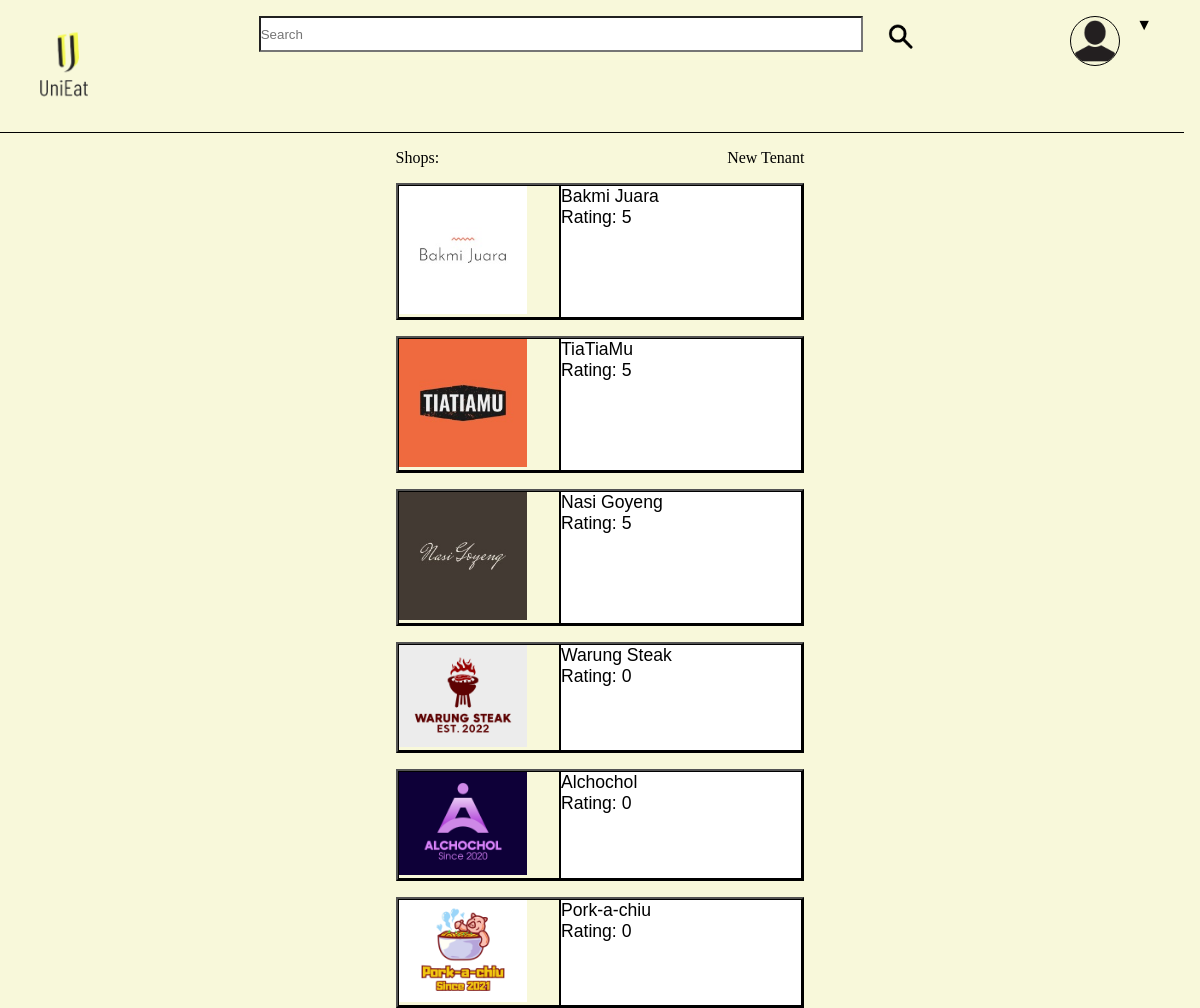
The app's page /AdminPage.php (signed in) with its own data.
### tables this page shows
CREATE TABLE `tenant` (
  `tenantID` int(10) NOT NULL,
  `tenantEmail` varchar(155) NOT NULL,
  `tenantUsername` varchar(20) NOT NULL,
  `tenantCategory` varchar(50) NOT NULL,
  `tenantRating` int(2) NOT NULL,
  `tenantPhoneNumber` varchar(20) NOT NULL,
  `tenantPassword` varchar(20) NOT NULL,
  `tenantLogo` varchar(500) NOT NULL
);

### AdminPage.php (the view, shortened to what this page needs)
<?php
  include('koneksi.php');
  $email = $_COOKIE['loginadminemail'];
  $profile = "SELECT * FROM  `admin` WHERE adminEmail LIKE '$email'";
  $prof = mysqli_query($con, $profile);
  $count = mysqli_fetch_array($prof);
?>
<!DOCTYPE html>
<html lang="en">
  <head>
    <link rel="stylesheet" href="style.css" />
  </head>
  <body>
    <header>
      <div class="header-left">
        <img src="assets/UniEat.png" alt="UniEat Logo" />
      </div>
      <div class="header-middle">
        <form action="" class="header-middle">
          <input type="text" name="search" id="search" placeholder="Search" />
          <label for="search"
            ><img src="assets/search.png" alt="search logo"
          /></label>
        </form>
      </div>
      <div class="header-right profile">
        <img src="<?= $count['adminPhoto']?>" alt="Profile" />
        <div class="profile">
          <div id="profile-name">
            &#9660
          </div>
          <br>
        </div>
      </div>
    </header>
    <div class="body">
      <div class="new-tenant">
        <div>Shops:</div>
        <div><a href="addNewTenant.php">New Tenant</a></div>
      </div>
      <div id="tenant-list">
         <?php
            include('koneksi.php');
            $query = "SELECT * FROM  `tenant`";
            $res = mysqli_query($con, $query);
            while($data = mysqli_fetch_array($res)){
              ?>
              <form action="EditTenant.php" method="POST" enctype="multipart/form-data">
                <button type="submit" class="cursor">
                 <div class="pemisah">
                    <div class="logo-tenant">
                      <img src="<?= $data['tenantLogo']?>" alt="Logo has not been inserted" style="width: 8rem; height: auto">
                    </div>
                    <div id="tenant-details">
                      <div class="detail" id="name"><?= $data['tenantUsername']?></div>
                      <div class="detail" id="rating">Rating: <?= $data['tenantRating']?></div>
                    </div>
                  </div>
                </button>
              </form>
              <?php
            }
          ?>
      </div>
    </div>
  </body>
</html>

### style.css (style rules this page uses)
* { margin: 0; padding: 0; background-color: rgb(248, 248, 218); }
a { text-decoration: none; color: black; background-color: transparent; }
header { display: flex; flex-direction: row; position: relative; width: 96vw; justify-content: space-between; text-align: center; padding: 1rem; border-bottom: 1px solid black; }
.header-left img { width: 6rem; height: 6rem; }
.header-middle { display: flex; width: fit-content; height: fit-content; flex-direction: row; column-gap: 1rem; }
.header-middle input { width: 50vw; height: 2rem; }
.header-middle img { width: 2.8rem; cursor: pointer; }
.header-middle input { background-color: white; }
.header-right { display: flex; flex-direction: row; column-gap: 1rem; justify-content: center; padding-right: 1rem; text-align: center; height: fit-content; }
.header-right img { width: 3rem; height: 3rem; border-radius: 2rem; border: 1px solid black; }
.profile { position: relative; cursor: pointer; top: 0; justify-content: center; }
.body { position: relative; display: flex; flex-direction: column; row-gap: 1rem; text-align: center; padding-top: 1rem; }
.body #tenant-list { justify-content: center; display: flex; }
.body #tenant-list img { width: 3rem; height: 3rem; }
.detail { text-align: left; }
.body #customer-list, .body #tenant-list { flex-wrap: wrap; display: flex; position: relative; flex-direction: column; row-gap: 1rem; justify-content: center; text-align: center; align-items: center; }
.body #customer-list .pemisah, .body #tenant-list .pemisah { display: flex; flex-direction: row; column-gap: 2rem; width: fit-content; border: 1px solid black; }
.body #customer-list .pemisah #customer-details, .body #tenant-list .pemisah #tenant-details { justify-content: center; border-left: 2px solid black; background-color: white; }
.body #customer-list .pemisah #customer-details .detail, .body #tenant-list .pemisah #tenant-details .detail { display: flex; flex-direction: column; background-color: white; flex-wrap: wrap; width: 15rem; text-align: left; font-size: 1.1rem; }
.new-tenant, .new-admin { display: flex; flex-direction: row; column-gap: 18rem; justify-content: center; }
.cursor { cursor: pointer; }

### records on screen
tenant: tenantLogo (picture), tenantUsername "Bakmi Juara", tenantRating "5"
tenant: tenantLogo (picture), tenantUsername "TiaTiaMu", tenantRating "5"
tenant: tenantLogo (picture), tenantUsername "Nasi Goyeng", tenantRating "5"
tenant: tenantLogo (picture), tenantUsername "Warung Steak", tenantRating "0"
tenant: tenantLogo (picture), tenantUsername "Alchochol", tenantRating "0"
tenant: tenantLogo (picture), tenantUsername "Pork-a-chiu", tenantRating "0"
